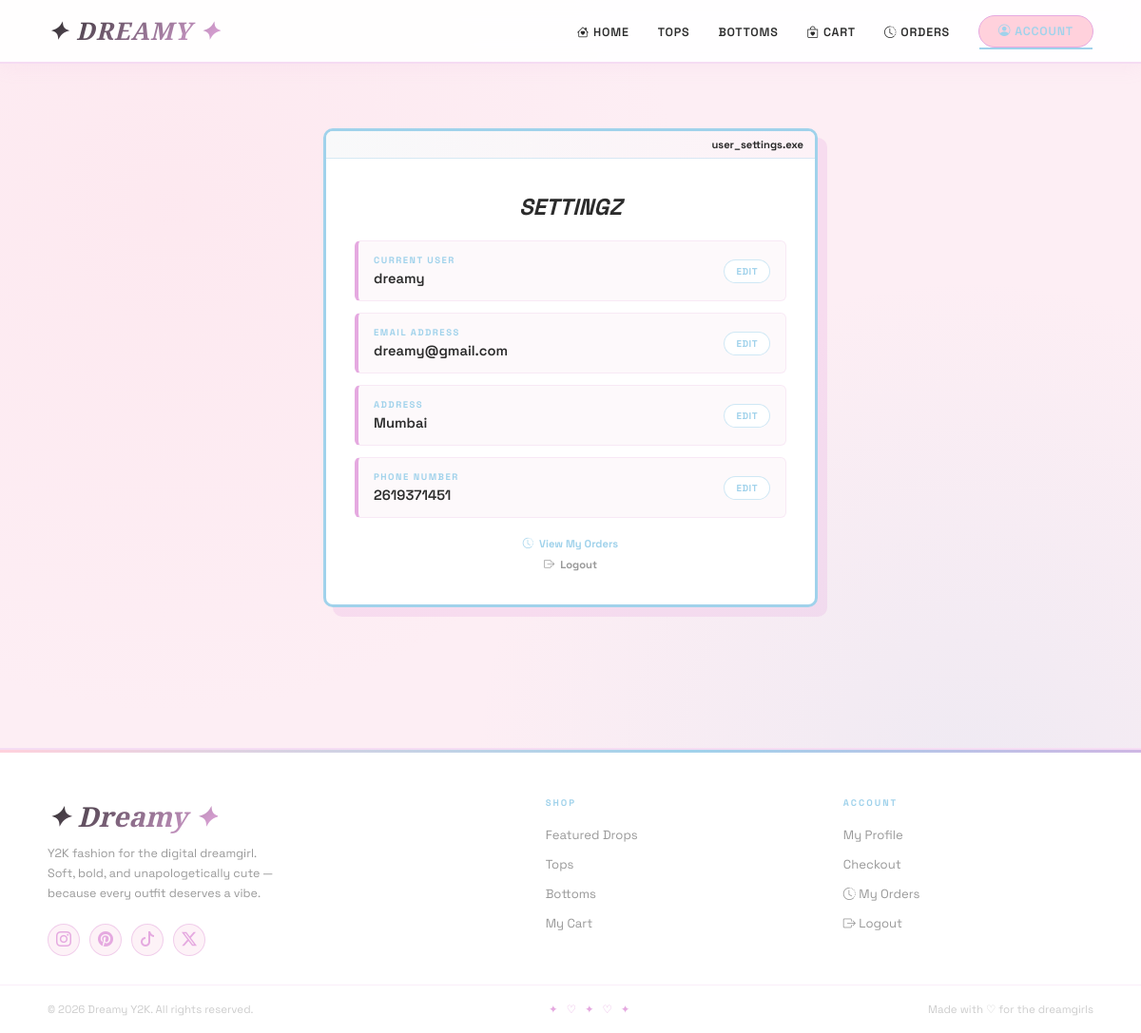
/account.php (signed in), run on the app's committed database.
### tables this page shows
CREATE TABLE `users` (
  `user_id` int(11) NOT NULL,
  `username` varchar(50) NOT NULL,
  `email` varchar(100) NOT NULL,
  `password` varchar(255) NOT NULL,
  `phone_no` varchar(20) DEFAULT NULL,
  `address` varchar(255) DEFAULT NULL
);

### account.php (the view, shortened to what this page needs)
<?php
include('db_config.php');
$user_id = intval($_SESSION['user_id']);
$query = "SELECT * FROM users WHERE user_id = $user_id";
$result = mysqli_query($conn, $query);
$user = mysqli_fetch_assoc($result);
?>
<!DOCTYPE html>
<html lang="en">
<head>
    <link rel="stylesheet" href="global.css">
    <link rel="stylesheet" href="https://cdn.jsdelivr.net/npm/bootstrap-icons@1.11.3/font/bootstrap-icons.min.css">
    <link rel="stylesheet" href="home.css?v=<?php echo time(); ?>">
</head>
<body>
    <nav class="navbar">
        <div class="logo">✦ DREAMY ✦</div>
            <ul class="nav-links">
            <li><a href="home.php" ><i class="bi bi-house-heart"></i> Home</a></li>
            <li><a href="tops.php" >Tops</a></li>
            <li><a href="bottoms.php" >Bottoms</a></li>
            <li><a href="cart.php" ><i class="bi bi-bag-heart"></i> Cart</a></li>
            <li><a href="orders.php" ><i class="bi bi-clock-history"></i> Orders</a></li>
            <li class="account-btn"><a href="account.php" class="active"><i class="bi bi-person-circle"></i> Account</a></li>
        </ul>
    </nav>
    <div class="account-container">
        <div class="account-window">
            <div class="window-header">
                <span>user_settings.exe</span>
            </div>
            <div class="profile-content">
                <h2 style="margin-bottom: 20px; font-style: italic; text-transform: uppercase;">SETTINGZ</h2>
                <div class="info-row">
                    <div>
                        <p class="info-label">Current User</p>
                        <p class="info-value"><?php echo $user['username']; ?></p>
                    </div>
                    <button class="edit-trigger" onclick="toggleForm1()">EDIT</button>
                </div>
                <div class="info-row" style="border-left-color: #A0D2EB;">
                    <div>
                        <p class="info-label">Email Address</p>
                        <p class="info-value"><?php echo $user['email']; ?></p>
                    </div>
                    <button class="edit-trigger" onclick="toggleForm2()">EDIT</button>
                </div>
                <div class="info-row" style="border-left-color: #A0D2EB;">
                    <div>
                        <p class="info-label">Address</p>
                        <p class="info-value"><?php echo $user['address'] ? htmlspecialchars($user['address']) : '<span style="color:#ccc; font-style:italic; font-size:0.8rem;">Not set</span>'; ?></p>
                    </div>
                    <button class="edit-trigger" onclick="toggleForm3()"><?php echo $user['address'] ? 'EDIT' : 'ADD'; ?></button>
                </div>
                <div class="info-row" style="border-left-color: #A0D2EB;">
                    <div>
                        <p class="info-label">Phone Number</p>
                        <p class="info-value"><?php echo $user['phone_no'] ? htmlspecialchars($user['phone_no']) : '<span style="color:#ccc; font-style:italic; font-size:0.8rem;">Not set</span>'; ?></p>
                    </div>
                    <button class="edit-trigger" onclick="toggleForm4()"><?php echo $user['phone_no'] ? 'EDIT' : 'ADD'; ?></button>
                </div>
                <a href="orders.php" class="logout-link" style="display:flex; align-items:center; gap:6px; justify-content:center; color:#A0D2EB;">
                    <i class="bi bi-clock-history"></i> View My Orders
                </a>
                <a href="account.php?action=logout" class="logout-link" style="display:flex; align-items:center; gap:6px; justify-content:center; margin-top:8px;">
                    <i class="bi bi-box-arrow-right"></i> Logout
                </a>
            </div>
        </div>
    </div>
    <footer class="dreamy-footer">
        <div class="footer-inner">
            <div class="footer-brand">
                <div class="footer-logo">✦ Dreamy ✦</div>
                <p class="footer-tagline">Y2K fashion for the digital dreamgirl. Soft, bold, and unapologetically cute — because every outfit deserves a vibe.</p>
                <div class="footer-social">
                    <a href="#" title="Instagram"><i class="bi bi-instagram"></i></a>
                    <a href="#" title="Pinterest"><i class="bi bi-pinterest"></i></a>
                    <a href="#" title="TikTok"><i class="bi bi-tiktok"></i></a>
                    <a href="#" title="Twitter"><i class="bi bi-twitter-x"></i></a>
                </div>
            </div>
            <div class="footer-col">
                <h4>Shop</h4>
                <ul>
                    <li><a href="home.php">Featured Drops</a></li>
                    <li><a href="tops.php">Tops</a></li>
                    <li><a href="bottoms.php">Bottoms</a></li>
                    <li><a href="cart.php">My Cart</a></li>
                </ul>
            </div>
            <div class="footer-col">
                <h4>Account</h4>
                <ul>
                    <li><a href="account.php">My Profile</a></li>
                    <li><a href="checkout.php">Checkout</a></li>
                    <li><a href="orders.php"><i class="bi bi-clock-history"></i> My Orders</a></li>
                    <li><a href="account.php?action=logout"><i class="bi bi-box-arrow-right"></i> Logout</a></li>
                </ul>
            </div>
        </div>
        <div class="footer-bottom">
            <p>© 2026 Dreamy Y2K. All rights reserved.</p>
            <span class="footer-hearts">✦ ♡ ✦ ♡ ✦</span>
            <p>Made with ♡ for the dreamgirls</p>
        </div>
    </footer>
</body>
</html>

### home.css (style rules this page uses)
a, a:visited, a:hover, a:active { text-decoration: none !important; color: inherit; outline: none !important; }
* { margin: 0; padding: 0; box-sizing: border-box; font-family: 'Space Grotesk', sans-serif; }
body { background-color: #FDEEF4; color: #2B2B2B; overflow-x: hidden; }
.navbar { display: flex; justify-content: space-between; align-items: center; padding: 15px 50px; background: white; border-bottom: 2px solid #E5A9E0; position: sticky; top: 0; z-index: 1000; }
.logo { font-weight: 700; font-size: 3.0rem; }
.nav-links { list-style: none; display: flex; gap: 30px; align-items: center; }
.nav-links a { font-weight: 500; font-size: 0.9rem; transition: 0.3s; }
.nav-links a:hover, .nav-links a.active { color: #A0D2EB; }
.account-btn a { background: #FFD1DC !important; padding: 8px 20px !important; border-radius: 20px !important; border: 1px solid #E5A9E0 !important; display: inline-block !important; }
.window-header { background: #f8f9fa; border-bottom: 2px solid #A0D2EB; padding: 8px 15px; display: flex; justify-content: space-between; font-size: 0.7rem; font-weight: bold; }
.nav-links li.account-btn a { transition: all 0.3s ease; box-shadow: 0 0 0px rgba(229, 169, 224, 0); animation: pillPulse 3s infinite; }

### account.php (style rules this page uses)
.account-container { display: flex; justify-content: center; align-items: center; min-height: 80vh; }
.account-window { background: white; border: 3px solid #A0D2EB; width: 100%; max-width: 450px; box-shadow: 10px 10px 0px #E5A9E0; border-radius: 12px; overflow: hidden; transition: 0.3s; }
.profile-content { padding: 30px; text-align: center; }
.info-row { display: flex; justify-content: space-between; align-items: center; background: #fdf2f7; padding: 12px 15px; border-left: 5px solid #E5A9E0; margin-bottom: 10px; text-align: left; }
.info-label { font-size: 0.65rem; font-weight: 700; color: #A0D2EB; text-transform: uppercase; }
.info-value { font-size: 0.9rem; font-weight: 500; color: #2B2B2B; }
.edit-trigger { background: #A0D2EB; color: white; border: none; padding: 4px 10px; font-size: 0.6rem; font-weight: bold; cursor: pointer; border-radius: 4px; }
.logout-link { display: inline-block; margin-top: 20px; font-size: 0.7rem; font-weight: bold; color: #999; text-decoration: underline; transition: 0.3s; }

### data on the page
users: username "dreamy", email "dreamy@gmail.com", address "Mumbai", phone_no "2619371451"
